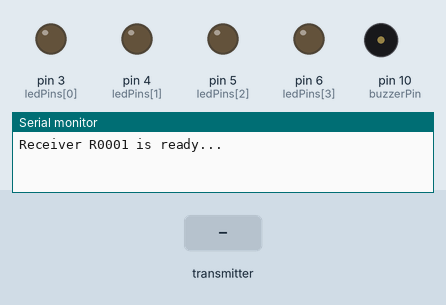
The sketch below on a simulated Arduino Uno, built with avr-gcc and run on an emulated ATmega328P. Shown: output pins drawn as LEDs (lit = HIGH), buzzer (waves = sounding, pin HIGH), the last lines printed to the serial monitor. Inputs (shaded band) come from the test bench. No radio packets arrive unless stated.

Above: at 1.2 s.
1.3 s: the transmitter starts sending receivedIndex = 0
At 2.0 s:
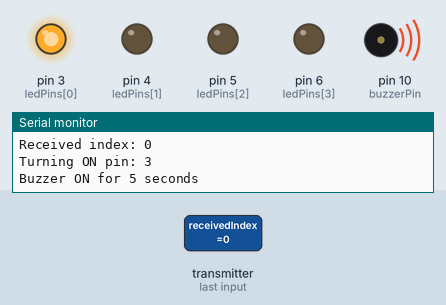
At 6.31 s:
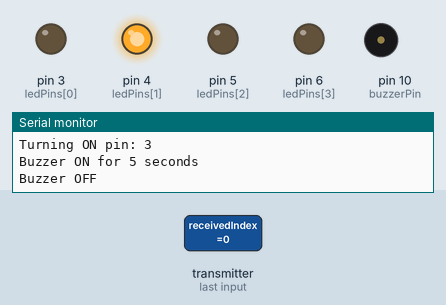
Timing chart, 0 to 8.0 s (numbered marks = the images above; inputs shaded):
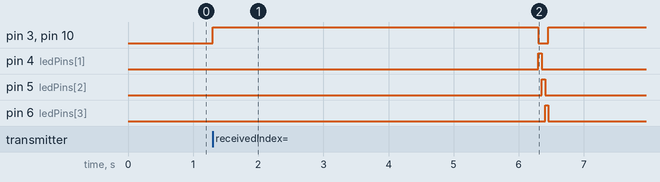

Measured:
- after the input at 1.3 s, pin 3 (ledPins[0]), pin 10 (buzzerPin): LOW → HIGH at once, → LOW 5.0 s later, → HIGH 0.15 s later; pin 4 (ledPins[1]): LOW → HIGH after 5.0 s, → LOW 0.05 s later; pin 5 (ledPins[2]), pin 6 (ledPins[3]): LOW → HIGH after 5.1 s, → LOW 0.05 s later

The sketch:

RNX_CODE_NRF24L01.ino
```cpp
#include <SPI.h>
#include <nRF24L01.h>
#include <RF24.h>

RF24 radio(7, 8);  // CE, CSN

const byte thisAddress[6] = "R0001";  // Unique address for this receiver

// Output pins
const int ledPins[4] = {3, 4, 5, 6};  // LEDs: pin 3 to 6
const int buzzerPin = 10;             // Buzzer: pin 10

int currentStep = 0;  // Index to track which pin to activate (0 to 3)

void setup() {
  Serial.begin(9600);

  // Initialize LED pins and buzzer
  for (int i = 0; i < 4; i++) {
    pinMode(ledPins[i], OUTPUT);
    digitalWrite(ledPins[i], LOW);
  }
  pinMode(buzzerPin, OUTPUT);
  digitalWrite(buzzerPin, LOW);

  // Set up nRF24L01
  radio.begin();
  radio.setPALevel(RF24_PA_MAX);
  radio.setDataRate(RF24_1MBPS);
  radio.openReadingPipe(0, thisAddress);
  radio.startListening();

  Serial.println("Receiver R0001 is ready...");
}

void loop() {
  if (radio.available()) {
    int receivedIndex;
    radio.read(&receivedIndex, sizeof(receivedIndex));

    Serial.print("Received index: ");
    Serial.println(receivedIndex);

    if (receivedIndex == 0) {
      // Turn off all LEDs and buzzer
      for (int i = 0; i < 4; i++) {
        digitalWrite(ledPins[i], LOW);
      }
      digitalWrite(buzzerPin, LOW);

      // Turn ON the current LED
      digitalWrite(ledPins[currentStep], HIGH);
      Serial.print("Turning ON pin: ");
      Serial.println(ledPins[currentStep]);

      // If the current pin is pin 3 (index 0), turn ON buzzer for 5 sec
      if (currentStep == 0) {
        digitalWrite(buzzerPin, HIGH);
        Serial.println("Buzzer ON for 5 seconds");
        delay(5000);  // Blocking delay for buzzer
        digitalWrite(buzzerPin, LOW);
        Serial.println("Buzzer OFF");
      }

      // Move to the next step (0 → 1 → 2 → 3 → 0 ...)
      currentStep = (currentStep + 1) % 4;
    }
  }
}
```
